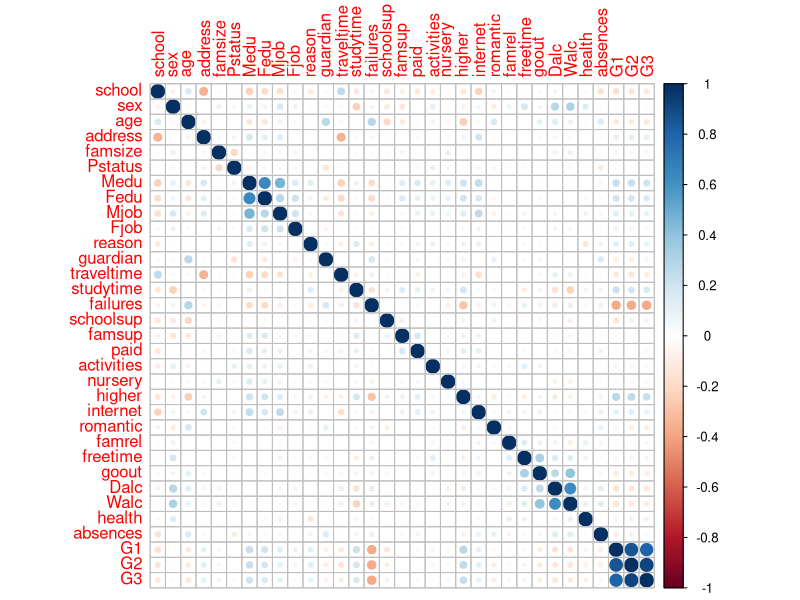

Reproduce this figure in R. (Note: this script raises an error after producing the figure.)
library(dplyr)
library(tidyverse)
library(ggplot2)
library(caret)
library(e1071)
library(randomForest)
library(glmnet)


school_model <- read.csv('student-mat.csv',stringsAsFactors = TRUE)
school2 <- read.csv('student-por.csv',stringsAsFactors = TRUE)
schools=rbind(school_model,school2)

# Preprocessing
schools <- data.frame(sapply(schools, unclass))
schools <- data.frame(sapply(schools, as.numeric))
schools <- na.omit(schools)

# Correlation Pot
corrplot::corrplot(cor(schools))

# Removing G1 and G2 because strongly correlated with G3.
schools <- subset(schools, select = -c(G1,G2))

str(schools)
ncol(schools)

X <- as.matrix(schools[,-33])
Y <- schools[,33]
# Applying Lasso Regression to find best features
fplasso <- glmnet(X, Y, lambda=0.01, 
                  family="gaussian", 
                  intercept = F, alpha=1) 

# Select features with coefficients > 0.
coef(fplasso, s = "lambda.min")

schools_1 <- schools[,c("sex","age","higher","G3")]
head(schools_1)

set.seed(123)
sample_size <- floor(0.70 * nrow(schools_1))
train_ind <- sample(seq_len(nrow(schools_1)), size = sample_size)

train <- schools_1[train_ind, ]
test <- schools_1[-train_ind, ]

head(train)
head(test)

# Linear Regression Model
l_model <- lm(formula = G3 ~ ., data = train)
predictions <- predict(l_model, test)
evaluation_schools <- data.frame(test$G3,predictions)
rss <- sum((predictions - test$G3) ^ 2)  
tss <- sum((test$G3 - mean(test$G3)) ^ 2) 
rsquared <- 1 - rss/tss
result <- paste0('R2 = ',format(rsquared, 2))
print(result)
l_model

# Random Forest
rf_model_model <- randomForest(G3 ~ ., data = train)
predictions <- predict(rf_model, test)
evaluation_schools <- data.frame(test$G3,predictions)
rss <- sum((predictions - test$G3) ^ 2)  
tss <- sum((test$G3 - mean(test$G3)) ^ 2) 
rsquared <- 1 - rss/tss
result <- paste0('R2 = ',format(rsquared, 2))
print(result)
rf_model


# SVM
svm_model<- svm(G3 ~ .,method = "anova", data = train)
predictions <- predict(svm_model, test)
evaluation_schools <- data.frame(test$G3,predictions)
rss <- sum((predictions - test$G3) ^ 2)
tss <- sum((test$G3 - mean(test$G3)) ^ 2)  
rsquared <- 1 - rss/tss
result <- paste0('R2 = ',format(rsquared, 2))
print(result)
svm_model


# Modeling on All Features

set.seed(123)
sample_size <- floor(0.70 * nrow(schools))
train_ind <- sample(seq_len(nrow(schools)), size = sample_size)

train <- schools[train_ind, ]
test <- schools[-train_ind, ]

head(train)
head(test)

# Linear Regression Model
l_model <- lm(formula = G3 ~ ., data = train)
predictions <- predict(l_model, test)
evaluation_schools <- data.frame(test$G3,predictions)
rss <- sum((predictions - test$G3) ^ 2)  # residual sum of squares
tss <- sum((test$G3 - mean(test$G3)) ^ 2)  # total sum of squares
rsquared <- 1 - rss/tss
result <- paste0('R2 = ',format(rsquared, 2))
print(result)
print(l_model)

# Random Forest
rf_model <- randomForest(G3 ~ ., data = train)
predictions <- predict(rf_model, test)
evaluation_schools <- data.frame(test$G3,predictions)
rss <- sum((predictions - test$G3) ^ 2)  # residual sum of squares
tss <- sum((test$G3 - mean(test$G3)) ^ 2)  # total sum of squares
rsquared <- 1 - rss/tss
result <- paste0('R2 = ',format(rsquared, 2))
print(result)
print(rf_model)


# Support Vector Machine
svm_model<- svm(G3 ~ .,method = "anova", data = train)
predictions <- predict(svm_model, test)
evaluation_schools <- data.frame(test$G3,predictions)
rss <- sum((predictions - test$G3) ^ 2)  # residual sum of squares
tss <- sum((test$G3 - mean(test$G3)) ^ 2)  # total sum of squares
rsquared <- 1 - rss/tss
result <- paste0('R2 = ',format(rsquared, 2))
print(result)
print(svm_model)




